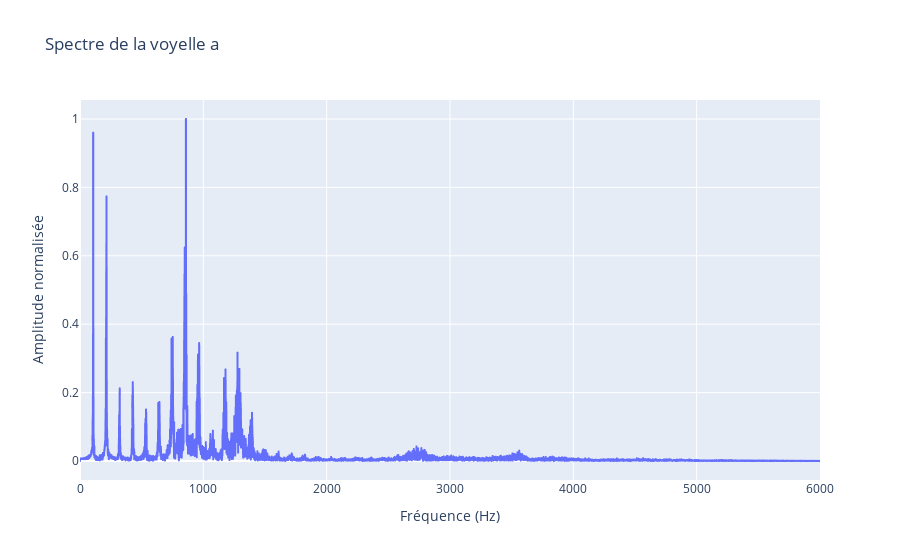
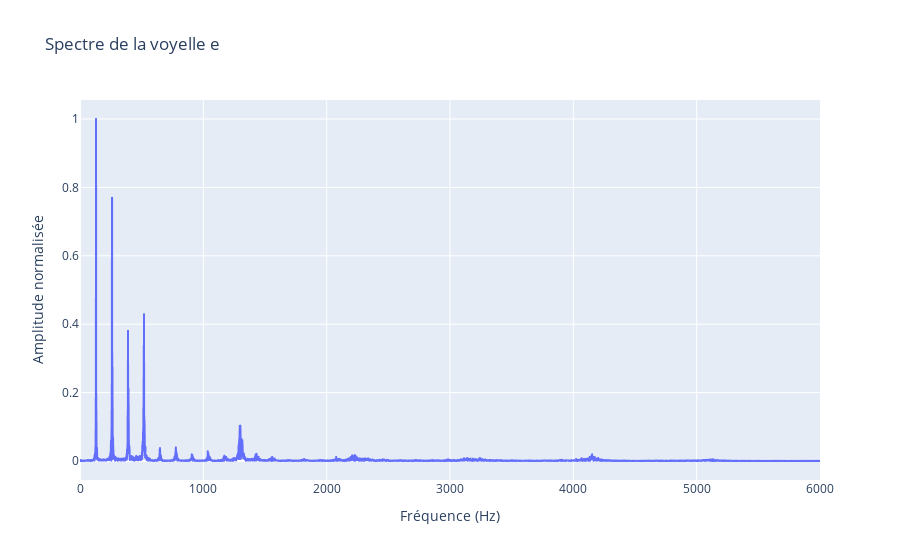
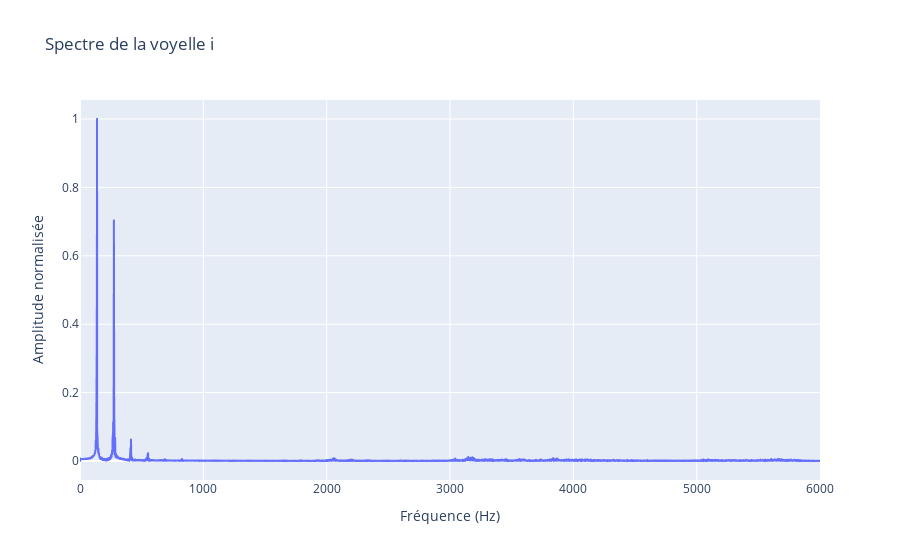
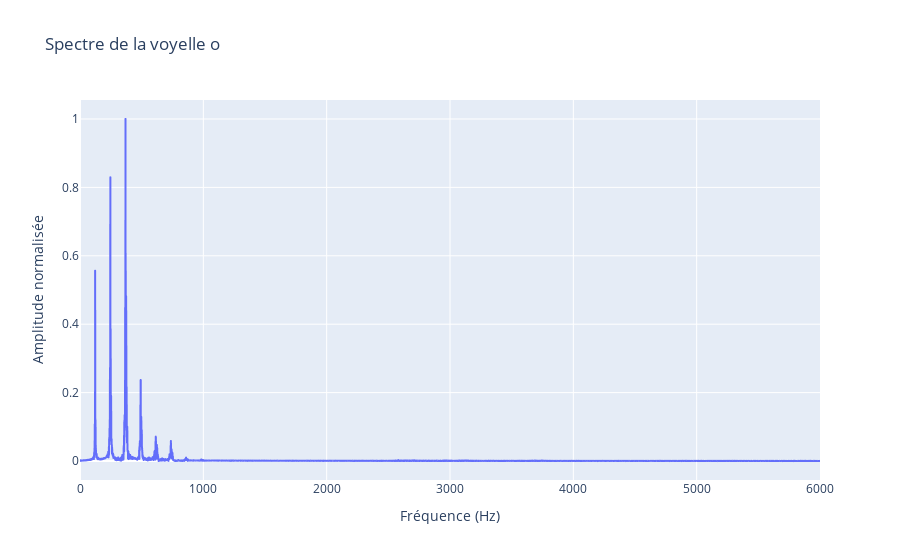

The cell these charts' notebook holds for them, in order:
### Code cell
DOSSIER_DONNEES = "apprentissage"

# ============================
#  SPECTRES DES VOYELLES
# ============================

voyelles = ["a", "e", "i", "o", "u"]

for v in voyelles:
    chemin_fichier = f"{DOSSIER_DONNEES}/{v}_1.npz"

    donnees = np.load(chemin_fichier)
    t = donnees["t"]
    s = donnees["s"]

    # Fréquence d'échantillonnage
    fe = 1.0 / (t[1] - t[0])

    # Centrage du signal
    s_centre = s - np.mean(s)

    # FFT
    N = len(s_centre)
    spectre_complexe = np.fft.rfft(s_centre)
    frequences = np.fft.rfftfreq(N, d=1.0 / fe)
    amplitude = np.abs(spectre_complexe)

    # Normalisation
    amplitude_norm = amplitude / np.max(amplitude)

    # Tracé
    fig = px.line(
        x=frequences,
        y=amplitude_norm,
        labels={"x": "Fréquence (Hz)", "y": "Amplitude normalisée"},
        title="Spectre de la voyelle " + v
    )
    fig.show()

### Figure 1 — Plotly figure (JSON) as saved in the notebook; plotly's stock layout.template omitted (floating-point values rounded to 4 significant figures; data arrays with more than 128 entries replaced by an {"elided": "..."} marker saying what was removed)
{"data": [{"hovertemplate": "Fréquence (Hz)=%{x}<br>Amplitude normalisée=%{y}<extra></extra>", "legendgroup": "", "line": {"color": "#636efa", "dash": "solid"}, "marker": {"symbol": "circle"}, "mode": "lines", "name": "", "showlegend": false, "type": "scattergl", "x": {"elided": "6001 float values"}, "xaxis": "x", "y": {"elided": "6001 float values"}, "yaxis": "y"}], "layout": {"legend": {"tracegroupgap": 0}, "title": {"text": "Spectre de la voyelle a"}, "xaxis": {"anchor": "y", "domain": [0, 1], "title": {"text": "Fréquence (Hz)"}}, "yaxis": {"anchor": "x", "domain": [0, 1], "title": {"text": "Amplitude normalisée"}}}}

### Figure 2 — Plotly figure (JSON) as saved in the notebook; plotly's stock layout.template omitted (floating-point values rounded to 4 significant figures; data arrays with more than 128 entries replaced by an {"elided": "..."} marker saying what was removed)
{"data": [{"hovertemplate": "Fréquence (Hz)=%{x}<br>Amplitude normalisée=%{y}<extra></extra>", "legendgroup": "", "line": {"color": "#636efa", "dash": "solid"}, "marker": {"symbol": "circle"}, "mode": "lines", "name": "", "showlegend": false, "type": "scattergl", "x": {"elided": "6001 float values"}, "xaxis": "x", "y": {"elided": "6001 float values"}, "yaxis": "y"}], "layout": {"legend": {"tracegroupgap": 0}, "title": {"text": "Spectre de la voyelle e"}, "xaxis": {"anchor": "y", "domain": [0, 1], "title": {"text": "Fréquence (Hz)"}}, "yaxis": {"anchor": "x", "domain": [0, 1], "title": {"text": "Amplitude normalisée"}}}}

### Figure 3 — Plotly figure (JSON) as saved in the notebook; plotly's stock layout.template omitted (floating-point values rounded to 4 significant figures; data arrays with more than 128 entries replaced by an {"elided": "..."} marker saying what was removed)
{"data": [{"hovertemplate": "Fréquence (Hz)=%{x}<br>Amplitude normalisée=%{y}<extra></extra>", "legendgroup": "", "line": {"color": "#636efa", "dash": "solid"}, "marker": {"symbol": "circle"}, "mode": "lines", "name": "", "showlegend": false, "type": "scattergl", "x": {"elided": "6001 float values"}, "xaxis": "x", "y": {"elided": "6001 float values"}, "yaxis": "y"}], "layout": {"legend": {"tracegroupgap": 0}, "title": {"text": "Spectre de la voyelle i"}, "xaxis": {"anchor": "y", "domain": [0, 1], "title": {"text": "Fréquence (Hz)"}}, "yaxis": {"anchor": "x", "domain": [0, 1], "title": {"text": "Amplitude normalisée"}}}}

### Figure 4 — Plotly figure (JSON) as saved in the notebook; plotly's stock layout.template omitted (floating-point values rounded to 4 significant figures; data arrays with more than 128 entries replaced by an {"elided": "..."} marker saying what was removed)
{"data": [{"hovertemplate": "Fréquence (Hz)=%{x}<br>Amplitude normalisée=%{y}<extra></extra>", "legendgroup": "", "line": {"color": "#636efa", "dash": "solid"}, "marker": {"symbol": "circle"}, "mode": "lines", "name": "", "showlegend": false, "type": "scattergl", "x": {"elided": "6001 float values"}, "xaxis": "x", "y": {"elided": "6001 float values"}, "yaxis": "y"}], "layout": {"legend": {"tracegroupgap": 0}, "title": {"text": "Spectre de la voyelle o"}, "xaxis": {"anchor": "y", "domain": [0, 1], "title": {"text": "Fréquence (Hz)"}}, "yaxis": {"anchor": "x", "domain": [0, 1], "title": {"text": "Amplitude normalisée"}}}}
